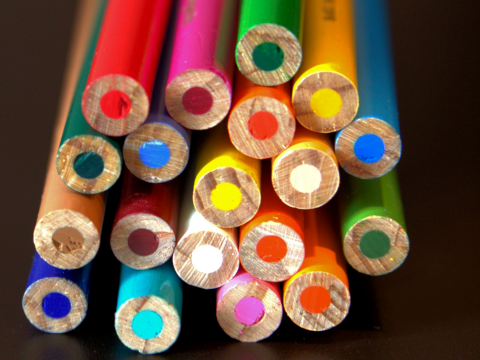
#> input picture images/pencil.png, 480 x 360 px
$ jupyter execute --allow-errors 07b_image_description_texture.ipynb
#> lines starting #> are read from the running program, lines starting #| are printed output that depends on the picture
## 07 - Image Description

### Part 2 - Texture descriptors

Colour can also be a good image descriptor to allow comparing images based on their content. Histogram-based methods are often employed for this type of task

---
### Características de textura

Consideram não apenas os valores absolutos dos pixels, mas também sua relação com vizinhos.
* regiões planas tem significado diferente de regiões com alta variação
* diferentes padrões de variação possuem significado diferente de textura

| Textura | Exemplo | Textura | Exemplo
|:---:|:---:|:---:|:---:|
| Entrelaçado | |  Borbulhante | |
| Espargido | | Pontilhado | |
| Trançado | | Xadrez | |


Ainda que características de *frequência* possam ser utilizadas nesse caso, a Tranformada de Fourier não permite a localização das frequências, atuando apenas de forma global.

Um descritor bastante utilizado é o **Local Binary Patterns (LBP)**, implementado na biblioteca `scikit-image`

Ele busca por padrões locais em que cada pixel central é comparado com os vizinhos de forma binária:
* valores maiores o iguais se transformam em 1
* valores menores se transformam em 0

</img>

Considerando uma vizinhança de 8 pixels, temos $2^8 = 256$ códigos distintos, dos quais obtemos um histograma

[cell 1]
import numpy as np
import matplotlib.pyplot as plt
import imageio

[cell 2]
from skimage import feature

def lbp_features(img):

    # LBP opera em imagens de um só canal, aqui vamos converter
    # RGB para escala de cinza usando o método Luminance
    img_gray = img[:,:,0].astype(float)*0.3 + img[:,:,1].astype(float)*0.59 + img[:,:,2].astype(float)*0.11

    # aqui definimos o numero de pontos e o raio, padrao = 8, 1
    lbp = feature.local_binary_pattern(img_gray.astype(np.uint8), 8, 1, method="uniform")

    # lbp retorna um matriz com os códigos, então devemos extraír o histograma
    (hist, _) = np.histogram(lbp.ravel(), bins=np.arange(0, 8 + 3), range=(0, 8 + 2))

    # normaliza o histograma
    hist = hist.astype("float")
    hist /= (hist.sum() + 1e-6)
    # return the histogram of Local Binary Patterns

    return hist

[cell 3]
def Euclidean_distance(p, q):
    dist = np.sqrt(np.sum(np.square(p-q)))
    return dist

#> (a cell that did not finish here is left out)

#> (a cell that did not finish here is left out)

#> (a cell that did not finish here is left out)

#> (a cell that did not finish here is left out)

#> (a cell that did not finish here is left out)

[cell 9]
import numpy as np
import matplotlib.pyplot as plt
import matplotlib as mpl
import imageio

[cell 10]
img1 = imageio.imread("images/pencil.png")
#> img1 is the input picture: shape (360, 480, 3); mean R, G, B 109.6, 78.7, 58.8
img2 = imageio.imread("images/pencil.jpg")
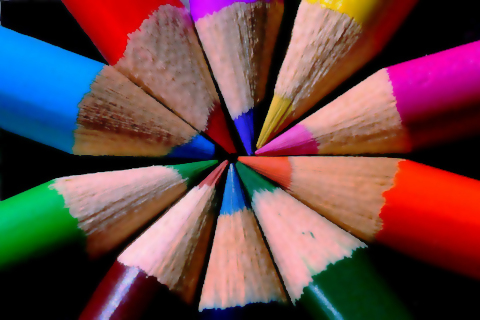
#> input picture images/pencil.jpg, 480 x 320 px
#> img2 is the input picture: shape (320, 480, 3); mean R, G, B 104.8, 69.8, 72
img3 = imageio.imread("images/mountain.jpg")
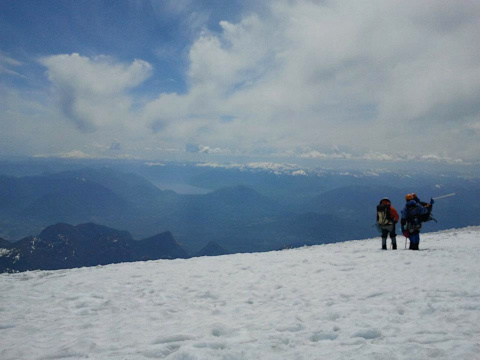
#> input picture images/mountain.jpg, 480 x 360 px
#> img3 is the input picture: shape (360, 480, 3); mean R, G, B 127.2, 143.7, 158.3
plt.figure(figsize=(20,10))
plt.subplot(131); plt.imshow(img1)
plt.subplot(132); plt.imshow(img2)
plt.subplot(133); plt.imshow(img3)
plt.show()
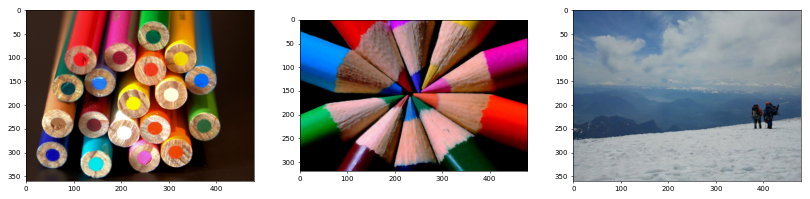
#> figure drawn by matplotlib, 3 panels

print("Image 1 size: ", str(img1.shape))
#| Image 1 size:  (360, 480, 3)
print("Image 2 size: ", str(img2.shape))
#| Image 2 size:  (320, 480, 3)
print("Image 3 size: ", str(img3.shape))
#| Image 3 size:  (360, 480, 3)

We want to define a method that gets any colour image as input and outputs a vector $\in R^m$ so that we are able to write distance functions between images in this space of colour attributes (often called features space) with $m$ dimensions.

A simple way to do it would be to use the histograms of all RGB channels

[cell 11]
def RGB_histogram(img, bins):
    hist_R,_ = np.histogram(img[:,:,0], bins=bins, range=(0,255))
    hist_G,_ = np.histogram(img[:,:,1], bins=bins, range=(0,255))
    hist_B,_ = np.histogram(img[:,:,2], bins=bins, range=(0,255))
    return np.concatenate( (hist_R, hist_G, hist_B) )

[cell 12]
rgbh_1 = RGB_histogram(img1, 256)
#> in RGB_histogram, `hist_R,_ = np.histogram(img[:,:,0], bins=bins, range=(0,255))`: hist_R = 256 values, max 11002 at index 0, min 0 at index 89, mean 675
#> in RGB_histogram, `hist_G,_ = np.histogram(img[:,:,1], bins=bins, range=(0,255))`: hist_G = 256 values, max 10803 at index 0, min 0 at index 76, mean 675
#> in RGB_histogram, `hist_B,_ = np.histogram(img[:,:,2], bins=bins, range=(0,255))`: hist_B = 256 values, max 25485 at index 0, min 0 at index 100, mean 675
#> rgbh_1 = 768 values, max 25485 at index 512, min 0 at index 89, mean 675
rgbh_2 = RGB_histogram(img2, 256)
#> rgbh_2 = 768 values, max 33342 at index 256, min 0 at index 474, mean 600
rgbh_3 = RGB_histogram(img3, 256)
#> rgbh_3 = 768 values, max 4304 at index 684, min 0 at index 198, mean 675

# printing the vector size
print(rgbh_1.shape)
#| (768,)

### Distance functions
In addition to defining a method for extracting a feature vector, it is important to define distance functions that operate on those vectors. Formally we want a function $d:R^m \rightarrow R^1$.

The Euclidean distance, or l-2 norm distance is the most widely used. Considering a pair of vectors $q$ and $p$ with $m$ dimensions each, it can be computed as follows

$\frac{1}{m} \sum_{i} (q_i - p_i)^2$

[cell 13]
def Euclidean_distance(p, q):
    dist = np.sum(np.square(p-q))/float(p.shape[0])
    return dist

[cell 14]
print("Distance 1-2 = %.3f" % (Euclidean_distance(rgbh_1, rgbh_2)))
#> in Euclidean_distance, `dist = np.sum(np.square(p-q))/float(p.shape[0])`: dist = 2002989
#| Distance 1-2 = 2002988.979
print("Distance 1-3 = %.3f" % (Euclidean_distance(rgbh_1, rgbh_3)))
#| Distance 1-3 = 2815943.279
print("Distance 2-3 = %.3f" % (Euclidean_distance(rgbh_2, rgbh_3)))
#| Distance 2-3 = 5365518.013

Comparing the distances we note that indeed the images 1 and 2 are closer when compared to the distances between 1 and 3 and 2 and 3.

However, one problem is the high dimensionality of the features space, with $m=768$. One way to reduce would be to quantise the histograms into less bins, e.g. 16 bins each.

[cell 15]
rgbh_1 = RGB_histogram(img1, 16)
#> rgbh_1 = 48 values, max 65784 at index 32, min 1569 at index 45, mean 10800
rgbh_2 = RGB_histogram(img2, 16)
#> rgbh_2 = 48 values, max 65333 at index 32, min 0 at index 30, mean 9600
rgbh_3 = RGB_histogram(img3, 16)
#> rgbh_3 = 48 values, max 53391 at index 42, min 0 at index 13, mean 10800

print("Feature vector size = %d " % (rgbh_1.shape[0]))
#| Feature vector size = 48
print("Distance 1-2 = %.3f" % (Euclidean_distance(rgbh_1, rgbh_2)))
#| Distance 1-2 = 77641832.708
print("Distance 1-3 = %.3f" % (Euclidean_distance(rgbh_1, rgbh_3)))
#| Distance 1-3 = 401187541.458
print("Distance 2-3 = %.3f" % (Euclidean_distance(rgbh_2, rgbh_3)))
#| Distance 2-3 = 410753207.375

Another approach is to obtain a single channel from the RGB image, combining the colour channels using a RGB to grayscale conversion. There are many methods, such as Intensity, Luminance, Luma and other. Let us use the Luminance, which is a weighted averabe of the colour channels.

[cell 16]
def normalize_minmax(f, factor):
    f_min = np.min(f)
    f_max = np.max(f)
    f = (f - f_min)/(f_max-f_min)
    return (f*factor)


def Luminance(img):
    img = np.array(img, copy=True).astype(float)
    # computing conversion
    new_img = np.zeros((img.shape[0], img.shape[1]))
    new_img = img[:,:,0]*0.299 + img[:,:,1]*0.587 + img[:,:,2]*0.114
    new_img = normalize_minmax(new_img, 255)

    return new_img

[cell 17]
plt.figure(figsize=(20,10))
plt.subplot(231); plt.imshow(img1)
plt.subplot(232); plt.imshow(img2)
plt.subplot(233); plt.imshow(img3)
plt.subplot(234); plt.imshow(Luminance(img1), cmap="gray")
#> in Luminance, `new_img = img[:,:,0]*0.299 + img[:,:,1]*0.587 + img[:,:,2]*0.114`:
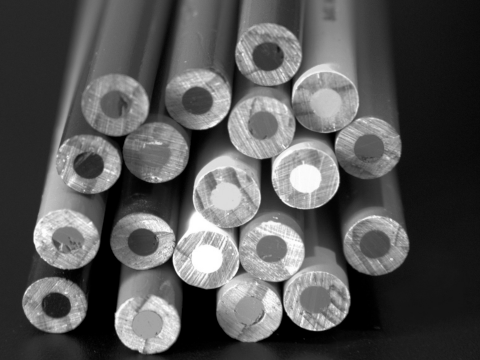
#> new_img: shape (360, 480) float64; min 0, max 255, mean 85.7
#> in normalize_minmax, `f_min = np.min(f)`: f_min = 0
#> in normalize_minmax, `f_max = np.max(f)`: f_max = 255
plt.subplot(235); plt.imshow(Luminance(img2), cmap="gray")
#> in Luminance (call 2), `new_img = img[:,:,0]*0.299 + img[:,:,1]*0.587 + img[:,:,2]*0.114`:
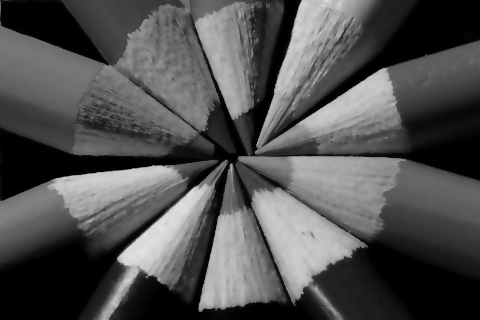
#> new_img: shape (320, 480) float64; min 0, max 228.1, mean 80.5
#> call 2 of normalize_minmax, with factor = 255
#> in normalize_minmax (call 2), `f_max = np.max(f)`: f_max = 228.1
#> in normalize_minmax (call 2), `f = (f - f_min)/(f_max-f_min)`:
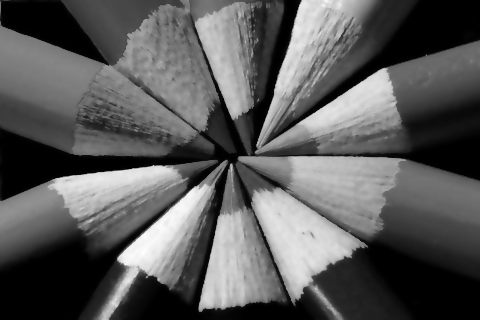
#> f: shape (320, 480) float64; min 0, max 1, mean 0.353
plt.subplot(236); plt.imshow(Luminance(img3), cmap="gray")
#> in Luminance (call 3), `new_img = img[:,:,0]*0.299 + img[:,:,1]*0.587 + img[:,:,2]*0.114`:
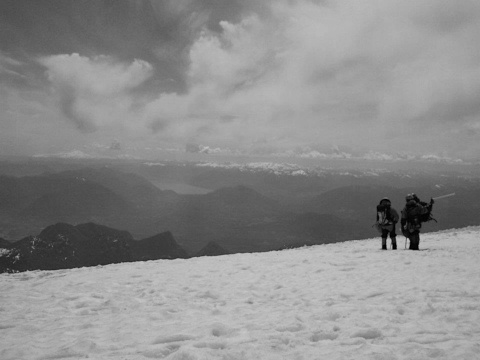
#> new_img: shape (360, 480) float64; min 0.228, max 200.2, mean 140.4
#> call 3 of normalize_minmax, with factor = 255
#> in normalize_minmax (call 3), `f_min = np.min(f)`: f_min = 0.228
#> in normalize_minmax (call 3), `f_max = np.max(f)`: f_max = 200.2
#> in normalize_minmax (call 3), `f = (f - f_min)/(f_max-f_min)`:
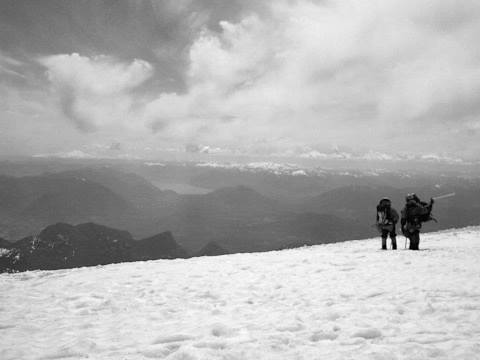
#> f: shape (360, 480) float64; min 0, max 1, mean 0.701

plt.show()

[cell 18]
def grayscale_histogram(img, bins):
    hist,_ = np.histogram(img, bins=bins, range=(0,255))
    return hist

[cell 19]
gh_1 = grayscale_histogram(img1, 48)
#> in grayscale_histogram, `hist,_ = np.histogram(img, bins=bins, range=(0,255))`: hist = 48 values, max 77640 at index 0, min 3809 at index 46, mean 10800
#> gh_1 has the same summary as hist in grayscale_histogram
gh_2 = grayscale_histogram(img2, 48)
#> gh_2 = 48 values, max 152850 at index 0, min 2946 at index 42, mean 9600
gh_3 = grayscale_histogram(img3, 48)
#> gh_3 = 48 values, max 56386 at index 32, min 0 at index 39, mean 10800

print("Feature vector size = %d " % (gh_1.shape[0]))
#| Feature vector size = 48
print("Distance 1-2 = %.3f" % (Euclidean_distance(gh_1, gh_2)))
#| Distance 1-2 = 170703265.625
print("Distance 1-3 = %.3f" % (Euclidean_distance(gh_1, gh_3)))
#| Distance 1-3 = 409869559.083
print("Distance 2-3 = %.3f" % (Euclidean_distance(gh_2, gh_3)))
#| Distance 2-3 = 668105897.167

Therefore, even after projecting the RGB colour space into a single-channel space, it is possible to obtain a fair comparison between the images.

However, we used images that are easy to discriminate. More complex cases would require methods that are able to capture other attributes in terms of colour, such as considering the regions the colour appears: flat regions, texture regions, borders, and not only the frequency of colours as demonstrated.

Alternative distance functions are also important to consider. For colour features spaces, the logarithm function may be useful to decrease the influence of background colours in the sum, and output smaller numbers.

[cell 20]
def Log_Euclidean_distance(p, q):
    pl = np.log2(p.astype(float)+1)
    ql = np.log2(q.astype(float)+1)

    dist = np.sum(np.square(pl-ql))/float(pl.shape[0])
    return dist

[cell 21]
print("Log Euclidean distances")
print("Distance 1-2 = %.3f" % (Log_Euclidean_distance(gh_1, gh_2)))
#> in Log_Euclidean_distance, `pl = np.log2(p.astype(float)+1)`: pl = 48 values, max 16.24 at index 0, min 11.9 at index 46, mean 13.03
#> in Log_Euclidean_distance, `ql = np.log2(q.astype(float)+1)`: ql = 48 values, max 17.22 at index 0, min 11.53 at index 42, mean 12.68
#> in Log_Euclidean_distance, `dist = np.sum(np.square(pl-ql))/float(pl.shape[0])`: dist = 0.773
#| Distance 1-2 = 0.773
print("Distance 1-3 = %.3f" % (Log_Euclidean_distance(gh_1, gh_3)))
#| Distance 1-3 = 36.648
print("Distance 2-3 = %.3f" % (Log_Euclidean_distance(gh_2, gh_3)))
#| Distance 2-3 = 32.274
